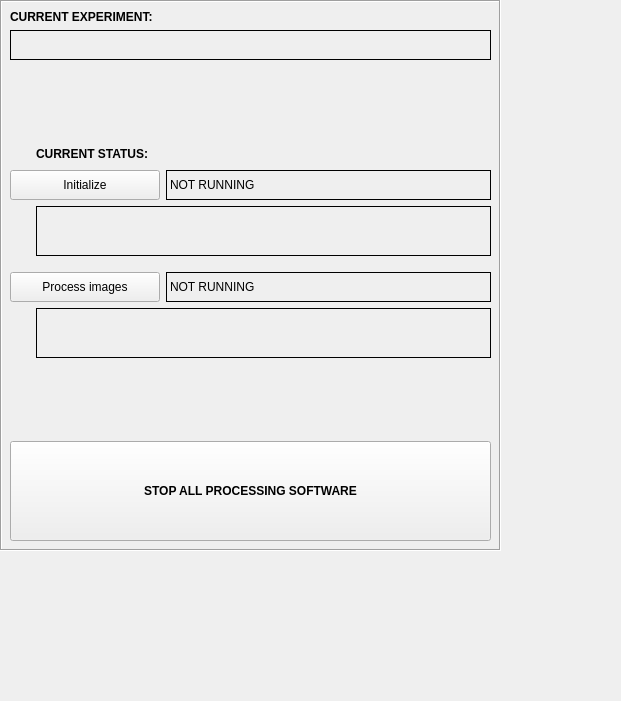
              <widget class="QWidget" name="scrollAreaWidgetContents_6">
               <property name="geometry">
                <rect>
                 <x>0</x>
                 <y>0</y>
                 <width>621</width>
                 <height>701</height>
                </rect>
               </property>
               <widget class="QFrame" name="frame_3">
                <property name="geometry">
                 <rect>
                  <x>0</x>
                  <y>0</y>
                  <width>501</width>
                  <height>551</height>
                 </rect>
                </property>
                <property name="frameShape">
                 <enum>QFrame::Box</enum>
                </property>
                <property name="frameShadow">
                 <enum>QFrame::Sunken</enum>
                </property>
                <widget class="QWidget" name="verticalLayoutWidget_10">
                 <property name="geometry">
                  <rect>
                   <x>10</x>
                   <y>10</y>
                   <width>481</width>
                   <height>531</height>
                  </rect>
                 </property>
                 <layout class="QVBoxLayout" name="verticalLayout_21">
                  <item>
                   <widget class="QLabel" name="label">
                    <property name="font">
                     <font>
                      <weight>75</weight>
                      <bold>true</bold>
                     </font>
                    </property>
                    <property name="text">
                     <string>CURRENT EXPERIMENT:</string>
                    </property>
                   </widget>
                  </item>
                  <item>
                   <widget class="QLabel" name="polonator_experiment">
                    <property name="minimumSize">
                     <size>
                      <width>0</width>
                      <height>30</height>
                     </size>
                    </property>
                    <property name="statusTip">
                     <string>Current experiment</string>
                    </property>
                    <property name="frameShape">
                     <enum>QFrame::Box</enum>
                    </property>
                    <property name="text">
                     <string/>
                    </property>
                    <property name="alignment">
                     <set>Qt::AlignLeading|Qt::AlignLeft|Qt::AlignTop</set>
                    </property>
                    <property name="wordWrap">
                     <bool>true</bool>
                    </property>
                   </widget>
                  </item>
                  <item>
                   <spacer name="verticalSpacer_16">
                    <property name="orientation">
                     <enum>Qt::Vertical</enum>
                    </property>
                    <property name="sizeHint" stdset="0">
                     <size>
                      <width>20</width>
                      <height>40</height>
                     </size>
                    </property>
                   </spacer>
                  </item>
                  <item>
                   <layout class="QFormLayout" name="formLayout_10">
                    <item row="0" column="1">
                     <widget class="QLabel" name="label_2">
                      <property name="font">
                       <font>
                        <weight>75</weight>
                        <bold>true</bold>
                       </font>
                      </property>
                      <property name="text">
                       <string>CURRENT STATUS:</string>
                      </property>
                     </widget>
                    </item>
                    <item row="0" column="0">
                     <spacer name="horizontalSpacer_3">
                      <property name="orientation">
                       <enum>Qt::Horizontal</enum>
                      </property>
                      <property name="sizeHint" stdset="0">
                       <size>
                        <width>20</width>
                        <height>20</height>
                       </size>
                      </property>
                     </spacer>
                    </item>
                   </layout>
                  </item>
                  <item>
                   <layout class="QFormLayout" name="formLayout_9">
                    <property name="fieldGrowthPolicy">
                     <enum>QFormLayout::AllNonFixedFieldsGrow</enum>
                    </property>
                    <item row="0" column="1">
                     <widget class="QLabel" name="polonator_initializestatus">
                      <property name="minimumSize">
                       <size>
                        <width>0</width>
                        <height>25</height>
                       </size>
                      </property>
                      <property name="statusTip">
                       <string>Initializer status</string>
                      </property>
                      <property name="frameShape">
                       <enum>QFrame::Box</enum>
                      </property>
                      <property name="text">
                       <string>NOT RUNNING</string>
                      </property>
                     </widget>
                    </item>
                    <item row="0" column="0">
                     <widget class="QPushButton" name="polonator_initialize">
                      <property name="sizePolicy">
                       <sizepolicy hsizetype="Expanding" vsizetype="Fixed">
                        <horstretch>0</horstretch>
                        <verstretch>0</verstretch>
                       </sizepolicy>
                      </property>
                      <property name="minimumSize">
                       <size>
                        <width>150</width>
                        <height>30</height>
                       </size>
                      </property>
                      <property name="statusTip">
                       <string>Initialize processor</string>
                      </property>
                      <property name="text">
                       <string>Initialize</string>
                      </property>
                     </widget>
                    </item>
                   </layout>
                  </item>
                  <item>
                   <layout class="QFormLayout" name="formLayout">
                    <property name="fieldGrowthPolicy">
                     <enum>QFormLayout::AllNonFixedFieldsGrow</enum>
                    </property>
                    <item row="0" column="1">
                     <widget class="QLabel" name="polonator_initializepath">
                      <property name="minimumSize">
                       <size>
                        <width>0</width>
                        <height>50</height>
                       </size>
                      </property>
                      <property name="statusTip">
                       <string>Pipeline initialization path</string>
                      </property>
                      <property name="frameShape">
                       <enum>QFrame::Box</enum>
                      </property>
                      <property name="text">
                       <string/>
                      </property>
                      <property name="alignment">
                       <set>Qt::AlignLeading|Qt::AlignLeft|Qt::AlignTop</set>
                      </property>
                     </widget>
                    </item>
                    <item row="0" column="0">
                     <spacer name="horizontalSpacer">
                      <property name="orientation">
                       <enum>Qt::Horizontal</enum>
                      </property>
                      <property name="sizeHint" stdset="0">
                       <size>
                        <width>20</width>
                        <height>20</height>
                       </size>
                      </property>
                     </spacer>
                    </item>
                   </layout>
                  </item>
                  <item>
                   <spacer name="verticalSpacer_17">
                    <property name="orientation">
                     <enum>Qt::Vertical</enum>
                    </property>
                    <property name="sizeType">
                     <enum>QSizePolicy::Preferred</enum>
                    </property>
                    <property name="sizeHint" stdset="0">
                     <size>
                      <width>20</width>
                      <height>10</height>
                     </size>
                    </property>
                   </spacer>
                  </item>
                  <item>
                   <layout class="QFormLayout" name="formLayout_8">
                    <property name="fieldGrowthPolicy">
                     <enum>QFormLayout::AllNonFixedFieldsGrow</enum>
                    </property>
                    <item row="0" column="1">
                     <widget class="QLabel" name="polonator_processorstatus">
                      <property name="minimumSize">
                       <size>
                        <width>0</width>
                        <height>25</height>
                       </size>
                      </property>
                      <property name="statusTip">
                       <string>Image processor status</string>
                      </property>
                      <property name="frameShape">
                       <enum>QFrame::Box</enum>
                      </property>
                      <property name="text">
                       <string>NOT RUNNING</string>
                      </property>
                     </widget>
                    </item>
                    <item row="0" column="0">
                     <widget class="QPushButton" name="polonator_process">
                      <property name="sizePolicy">
                       <sizepolicy hsizetype="Expanding" vsizetype="Fixed">
                        <horstretch>0</horstretch>
                        <verstretch>0</verstretch>
                       </sizepolicy>
                      </property>
                      <property name="minimumSize">
                       <size>
                        <width>150</width>
                        <height>30</height>
                       </size>
                      </property>
                      <property name="statusTip">
                       <string>Process images</string>
                      </property>
                      <property name="text">
                       <string>Process images</string>
                      </property>
                      <property name="enterEvent" stdset="0">
                       <bool>false</bool>
                      </property>
                     </widget>
                    </item>
                   </layout>
                  </item>
                  <item>
                   <layout class="QFormLayout" name="formLayout_7">
                    <item row="0" column="1">
                     <widget class="QLabel" name="polonator_processorpath">
                      <property name="minimumSize">
                       <size>
                        <width>0</width>
                        <height>50</height>
                       </size>
                      </property>
                      <property name="statusTip">
                       <string>Image processor path</string>
                      </property>
                      <property name="frameShape">
                       <enum>QFrame::Box</enum>
                      </property>
                      <property name="text">
                       <string/>
                      </property>
                      <property name="alignment">
                       <set>Qt::AlignLeading|Qt::AlignLeft|Qt::AlignTop</set>
                      </property>
                     </widget>
                    </item>
                    <item row="0" column="0">
                     <spacer name="horizontalSpacer_2">
                      <property name="orientation">
                       <enum>Qt::Horizontal</enum>
                      </property>
                      <property name="sizeHint" stdset="0">
                       <size>
                        <width>20</width>
                        <height>20</height>
                       </size>
                      </property>
                     </spacer>
                    </item>
                   </layout>
                  </item>
                  <item>
                   <spacer name="verticalSpacer_14">
                    <property name="orientation">
                     <enum>Qt::Vertical</enum>
                    </property>
                    <property name="sizeHint" stdset="0">
                     <size>
                      <width>20</width>
                      <height>40</height>
                     </size>
                    </property>
                   </spacer>
                  </item>
                  <item>
                   <widget class="QPushButton" name="polonator_kill">
                    <property name="minimumSize">
                     <size>
                      <width>0</width>
                      <height>100</height>
                     </size>
                    </property>
                    <property name="font">
                     <font>
                      <weight>75</weight>
                      <bold>true</bold>
                     </font>
                    </property>
                    <property name="statusTip">
                     <string>Kill software and update processor</string>
                    </property>
                    <property name="text">
                     <string>STOP ALL PROCESSING SOFTWARE</string>
                    </property>
                   </widget>
                  </item>
                 </layout>
                </widget>
               </widget>
              </widget>
